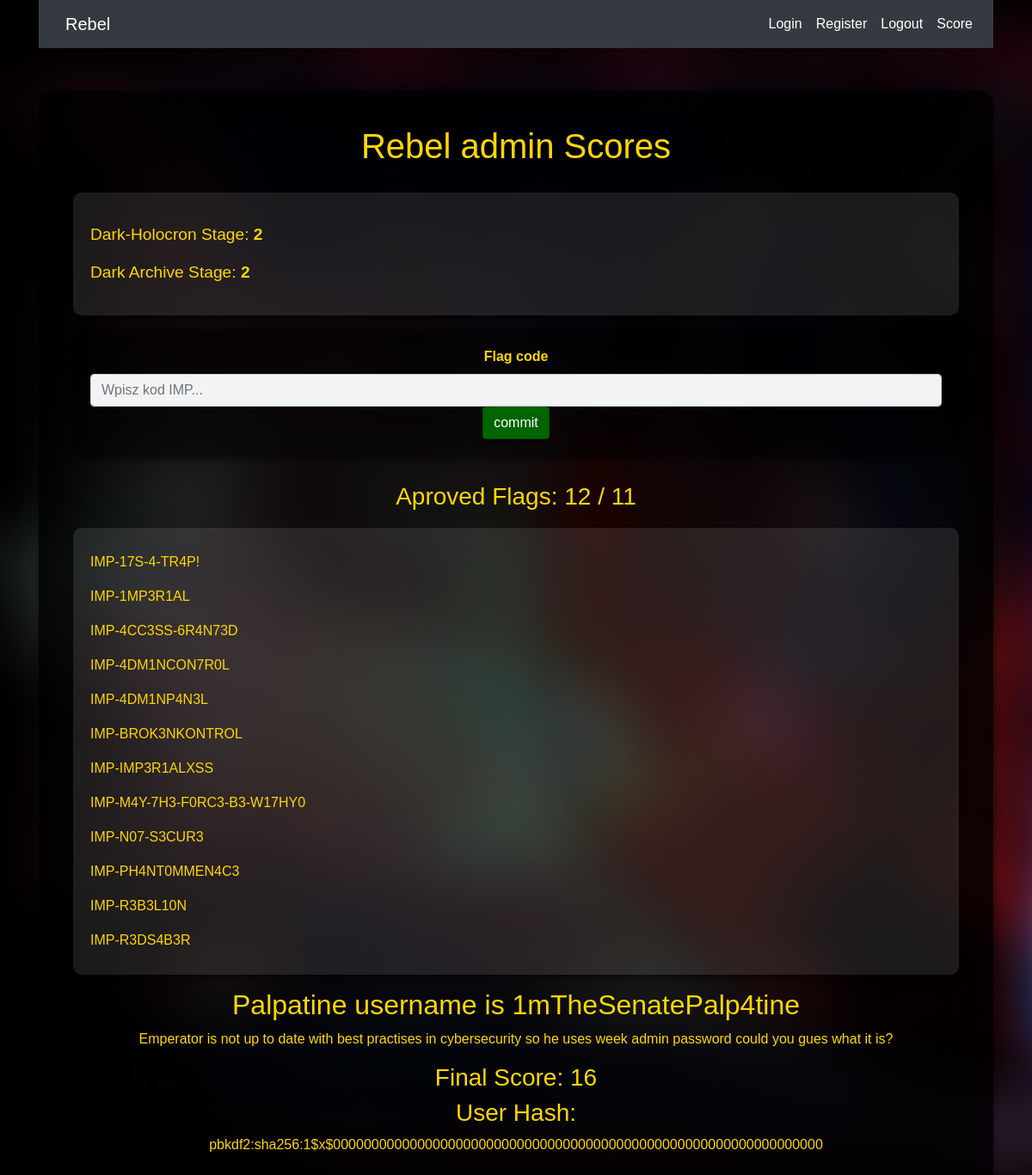
The app's page /score (signed in) with its own data.
### tables this page shows
CREATE TABLE users (
    id INTEGER PRIMARY KEY AUTOINCREMENT,
    username TEXT NOT NULL,
    hashpass TEXT NOT NULL,

    /* holocron */
    holocronstage INTEGER NOT NULL DEFAULT 0,
    holoscore NUMERIC NOT NULL DEFAULT 0,

    /* dark archive */
    archscore NUMERIC NOT NULL DEFAULT 0,

    /* imperialNet */
    imperialscore NUMERIC NOT NULL DEFAULT 0,

    /* score */
    score NUMERIC NOT NULL DEFAULT 0
, archivestage NUMERIC NOT NULL DEFAULT 0);

CREATE TABLE flags (
    id INTEGER PRIMARY KEY AUTOINCREMENT,
    user_id INTEGER NOT NULL,
    flag TEXT NOT NULL,
    UNIQUE(user_id, flag),
    FOREIGN KEY (user_id) REFERENCES users(id)
);

### app.py (the view, shortened to what this page needs)
@app.route("/score", methods=["GET", "POST"])
@login_required
def score():
    user_id = session["user_id"]
    is_flags = False
    user_data = db.execute("SELECT username, holocronstage, archivestage FROM users WHERE id = :user_id", user_id=user_id)
    flags = db.execute("SELECT flag FROM flags WHERE user_id = :user_id", user_id=user_id)
    flag_points = 0
    for flag in flags:
        flag_points += 1
    if user_data:
        holocronstage = user_data[0]['holocronstage']
        archscore = user_data[0]['archivestage']
        username = user_data[0]["username"]
        general_score = flag_points + int(holocronstage) + int(archscore)
        if flag_points > 8 and int(archscore) > 0:
            is_flags = True
        hashedscore = hash_the_score(username, general_score)
        return render_template("rebel/score.html", holocronstage=holocronstage, archscore=archscore, username=username, flags=flags, flag_points=flag_points, general_score=general_score, is_flags=is_flags, hashedscore=hashedscore)
    else:
        return apology("Score data not found.", 404)

### helper.py (called while the page is built)
def login_required(f):
    @wraps(f)
    def decorated_function(*args, **kwargs):
        if session.get("user_id") is None:
            return redirect("/login")
        return f(*args, **kwargs)
    return decorated_function

def hash_the_score(username, score):
    text = f"{username}{score}"
    return generate_password_hash(text, method='pbkdf2:sha256', salt_length=4)

### templates/rebel/score.html
{% extends 'rebel/layout.html' %}
{% block content %}
<div class="container scores-container">
    <h2 class="scores-title">Rebel {{ username }} Scores</h2>
    <div class="scores-list">
        <ul>
            <div class="score-item">Dark-Holocron Stage: <span class="score-value">{{ holocronstage }}</span></div>
            <div class="score-item">Dark Archive Stage: <span class="score-value">{{ archscore }}</span></div>
        </ul>
    </div>
    <form action="/score" method="post">
        <div class="form-group">
            <label for="flag">Flag code</label>
            <input type="text" class="form-control" id="flag" name="flag" placeholder="Wpisz kod IMP...">
            <button type="submit" class="btn btn-primary">commit</button>
        </div>
    </form>
    <div>
        <h3>Aproved Flags: {{ flag_points }} / 11</h3>
        <ul>
            {% for flag in flags %}
            <li>{{ flag.flag }}</li>
            {% endfor %}
        </ul>
        {% if is_flags %}
            <h2>Palpatine username is 1mTheSenatePalp4tine</h2>
            <p>Emperator is not up to date with best practises in cybersecurity so he uses week admin password could you gues what it is?</p>
        {% endif %}
    </div>
    <div>
        <h3>Final Score: {{ general_score }}</h3>
        <h3>User Hash:</h3>
        <p>{{ hashedscore }}</p>
    </div>
</div>
{% endblock %}

### templates/rebel/layout.html (shortened to what this page needs)
<!DOCTYPE html>
<html lang="en">
<head>
    <link href="https://stackpath.bootstrapcdn.com/bootstrap/4.3.1/css/bootstrap.min.css" rel="stylesheet">
    <link href="{{ url_for('static', filename='styles.css') }}" rel="stylesheet">
</head>
<body class="background">
    <div class="container">
        <nav class="navbar navbar-expand-lg navbar-dark bg-dark">
            <div class="container">
                <a class="navbar-brand" href="/">
                    Rebel
                </a>
            </div>
            <div class="navbar-nav mr-auto">
                <a class="nav-item nav-link" href="/login">Login</a>
                <a class="nav-item nav-link" href="/register">Register</a>
                <a class="nav-item nav-link" href="/logout">Logout</a>
                <a class="nav-item nav-link" href="/score">Score</a>
            </div>
        </nav>
        {% block content %}
        {% endblock %}
    </div>
</body>
</html>

### static/styles.css (style rules this page uses)
.background { background-image: url("/static/images/rebel.jpg"); background-size: cover; background-repeat: no-repeat; background-attachment: fixed; }
.nav-link { color: white !important; text-decoration: none !important; }
.scores-container { text-align: center; padding: 40px; background-color: rgba(0, 0, 0, 0.8); border-radius: 15px; color: #FFD700; box-shadow: 0 4px 8px rgba(0, 0, 0, 0.5); margin-top: 50px; }
.scores-title { font-family: 'Star Jedi', Arial, sans-serif; margin-bottom: 30px; font-size: 2.5rem; text-shadow: 3px 3px #000; }
.scores-list { font-family: 'Arial', sans-serif; font-size: 1.2rem; }
.score-item { margin: 15px 0; }
.score-value { font-weight: bold; }
.btn-primary { background-color: #006400; border-color: #004d00; box-shadow: 0 2px 4px rgba(0, 0, 0, 0.5); }
.form-control { background-color: #f3f3f3; color: #333; border-radius: 0.25rem; border: 1px solid #ced4da; }
.form-group label { color: #FFD700; font-weight: bold; }
ul { list-style-type: none; padding: 0; text-align: left; background-color: rgba(255, 255, 255, 0.1); border-radius: 10px; box-shadow: 0 4px 8px rgba(0, 0, 0, 0.5); padding: 20px; margin-top: 20px; }
li { line-height: 2.5; color: #FFD700; }
.form-group { background-color: rgba(0, 0, 0, 0.5); padding: 20px; border-radius: 10px; box-shadow: 0 4px 8px rgba(0, 0, 0, 0.5); margin-bottom: 30px; }
body { font-family: 'Arial', sans-serif; }
.container { animation: fadeIn 1s ease-in-out; }

### records on screen
users: username "admin"
flags: flag "IMP-17S-4-TR4P!"
flags: flag "IMP-1MP3R1AL"
flags: flag "IMP-4CC3SS-6R4N73D"
flags: flag "IMP-4DM1NCON7R0L"
flags: flag "IMP-4DM1NP4N3L"
flags: flag "IMP-BROK3NKONTROL"
flags: flag "IMP-IMP3R1ALXSS"
flags: flag "IMP-M4Y-7H3-F0RC3-B3-W17HY0"
flags: flag "IMP-N07-S3CUR3"
flags: flag "IMP-PH4NT0MMEN4C3"
flags: flag "IMP-R3B3L10N"
flags: flag "IMP-R3DS4B3R"

### other values on screen
{{ holocronstage }} "2"
{{ archscore }} "2"
{{ flag_points }} "12"
{{ general_score }} "16"
{{ hashedscore }} "pbkdf2:sha256:1$x$0000000000000000000000000000000000000000000000000000000000000000"
